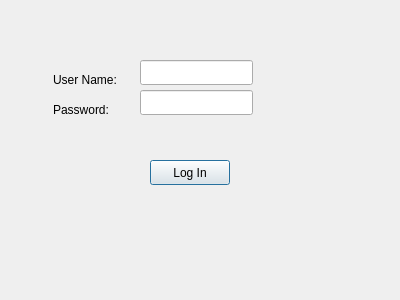
<?xml version="1.0" encoding="UTF-8"?>
<ui version="4.0">
 <class>logIn</class>
 <widget class="QDialog" name="logIn">
  <property name="geometry">
   <rect>
    <x>0</x>
    <y>0</y>
    <width>400</width>
    <height>300</height>
   </rect>
  </property>
  <property name="windowTitle">
   <string>Dialog</string>
  </property>
  <widget class="QLabel" name="userName_lbl">
   <property name="geometry">
    <rect>
     <x>53</x>
     <y>70</y>
     <width>71</width>
     <height>20</height>
    </rect>
   </property>
   <property name="text">
    <string>User Name:</string>
   </property>
  </widget>
  <widget class="QLabel" name="password_lbl">
   <property name="geometry">
    <rect>
     <x>53</x>
     <y>100</y>
     <width>71</width>
     <height>20</height>
    </rect>
   </property>
   <property name="text">
    <string>Password:</string>
   </property>
  </widget>
  <widget class="QLineEdit" name="userName_le">
   <property name="geometry">
    <rect>
     <x>140</x>
     <y>60</y>
     <width>113</width>
     <height>25</height>
    </rect>
   </property>
  </widget>
  <widget class="QLineEdit" name="password_le">
   <property name="geometry">
    <rect>
     <x>140</x>
     <y>90</y>
     <width>113</width>
     <height>25</height>
    </rect>
   </property>
  </widget>
  <widget class="QPushButton" name="pushButton">
   <property name="geometry">
    <rect>
     <x>150</x>
     <y>160</y>
     <width>80</width>
     <height>25</height>
    </rect>
   </property>
   <property name="text">
    <string>Log In</string>
   </property>
  </widget>
 </widget>
 <resources/>
 <connections/>
</ui>
